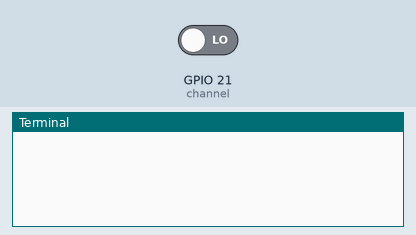
Simulated run of this program. Board: Raspberry Pi (BCM pin numbers). On the bench: the last lines printed to the terminal. The test bench sets the inputs (shaded band); at power-on: GPIO 21 (channel) LOW.

Above: at 1.2 s.
1.3 s: GPIO 21 (channel) driven HIGH
At 1.8 s:
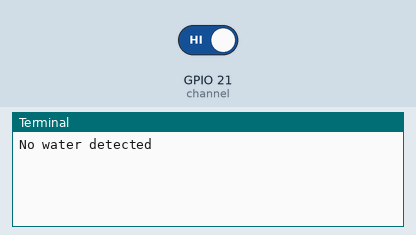
2.8 s: GPIO 21 (channel) driven LOW
At 4.2 s:
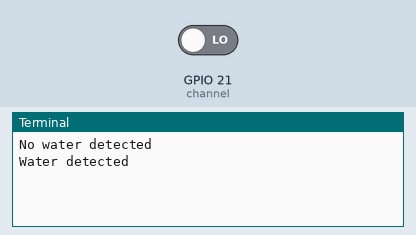

Measured:
- after the input at 1.3 s, the terminal: prints a new line at once (image 1)
- after the input at 2.8 s, the terminal: prints a new line at once (image 2)

The program:

humidity_detector.py
```python
#!/usr/bin/python

import RPi.GPIO as GPIO
import time

#GPIO SETUP
channel = 21
GPIO.setmode(GPIO.BCM)
GPIO.setup(channel, GPIO.IN)

def callback(channel):
    if GPIO.input(channel):
        print("No water detected")
    else:
        print("Water detected")

GPIO.add_event_detect(channel, GPIO.BOTH, bouncetime=300) #lets us know when the pin goes high or low
GPIO.add_event_callback(channel, callback) #assign function to GPIO PIN, run function on change

#Infinite loop
while True:
    time.sleep(1)
```
